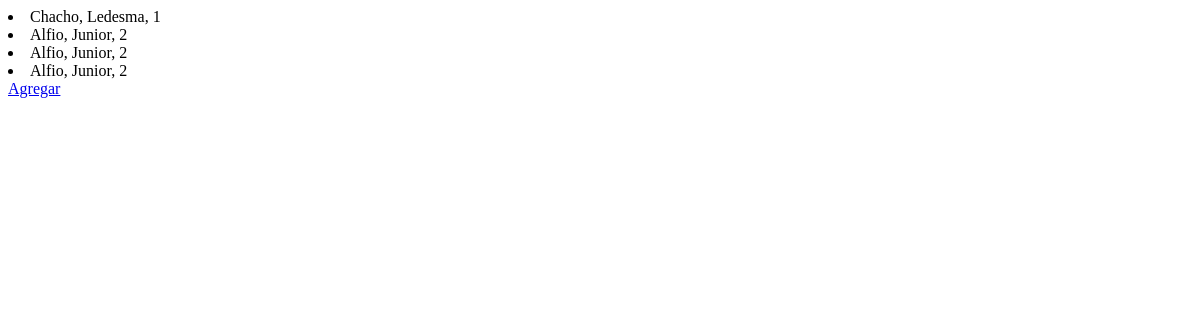
The app's page /Barraps/leerMozos/, older data.
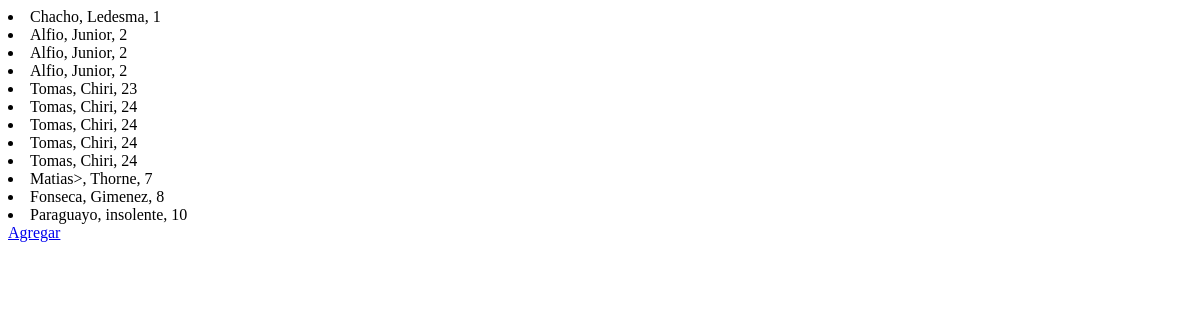
The same page, newer data.
### Barraps/models.py (models this page shows)
class mozo(models.Model):
    nombre = models.CharField("nombre", max_length=20)
    apellido = models.CharField("apellido", max_length=20)
    numero = models.IntegerField("numero")
    def __str__(self) -> str:
        return f"{self.nombre}, {self.apellido}, {self.numero}"

### Barraps/views.py (the view)
# urls.py: path('leerMozos/', leerMozos, name="leerMozos")
def leerMozos(request):
    mozos = mozo.objects.all()
    contexto = {"Mozo":mozos}
    return render (request, 'AppBarraps/leerMozos.html', contexto)

### Barraps/templates/AppBarraps/leerMozos.html (shortened to what this page needs)
<!DOCTYPE html>
<html lang="en">
<head>
</head>
<body>
    {% for p in Mozo %}
    <li>{{p}}</li>
    {% endfor %}
    <a href="/Barraps/formularioMozo/">Agregar</a>
</body>
</html>

Row changes from the older to the newer data that the page shows:
added mozo: nombre+apellido+numero "Tomas, Chiri, 23"
added mozo: nombre+apellido+numero "Tomas, Chiri, 24"
added mozo: nombre+apellido+numero "Tomas, Chiri, 24"
added mozo: nombre+apellido+numero "Tomas, Chiri, 24"
added mozo: nombre+apellido+numero "Tomas, Chiri, 24"
added mozo: nombre+apellido+numero "Matias>, Thorne, 7"
added mozo: nombre+apellido+numero "Fonseca, Gimenez, 8"
added mozo: nombre+apellido+numero "Paraguayo, insolente, 10"
